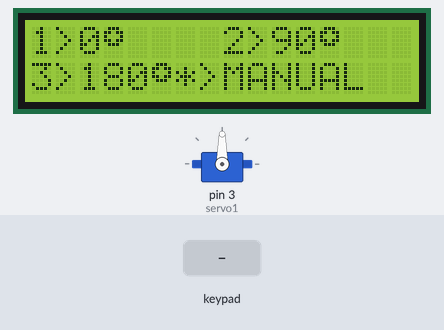
The sketch below on a simulated Arduino Uno, built with avr-gcc and run on an emulated ATmega328P. Parts: 16×2 character LCD, servo. The test bench sets the inputs (shaded band).

Above: at 1.2 s.
1.3 s: keypad keys 1 3 9 7 2 2 * pressed 0.4 s apart
At 4.4 s:
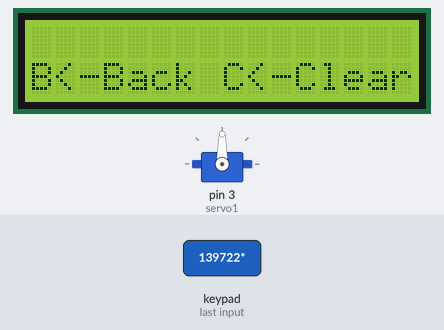
5.6 s: key 'A' pressed
At 6.8 s:
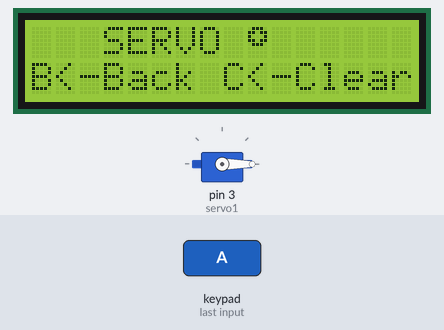
7.1 s: keypad keys 1 3 9 7 2 2 A pressed 0.4 s apart
At 10.6 s:
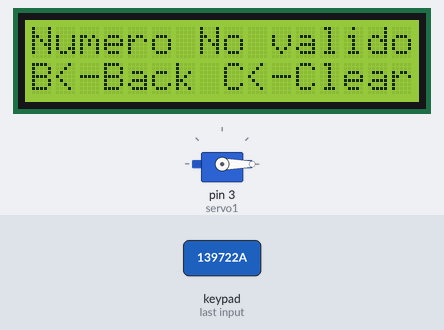
11.4 s: keypad keys 1 1 1 0 9 8 A pressed 0.4 s apart
At 14.5 s:
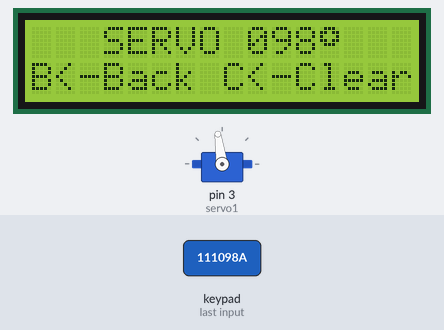
15.7 s: key '2' pressed
At 16.9 s:
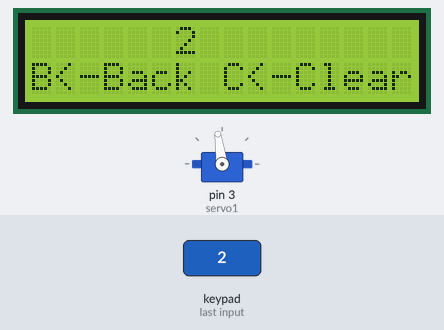
17.2 s: keypad keys 7 6 5 4 A pressed 0.4 s apart
At 20.1 s:
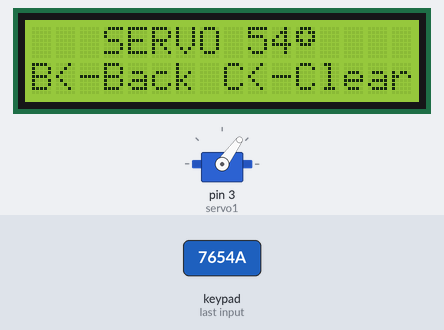
Timing chart, 0 to 21.6 s (numbered marks = the images above; inputs shaded):
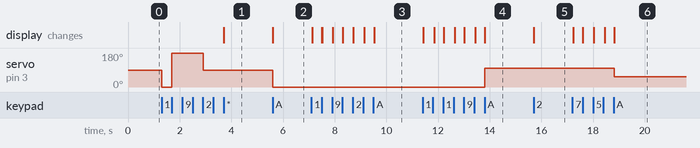

The sketch:

lcd_keypad_servo_arduino.ino
```cpp
/* AUTOR: CREATIVIDAD CODIFICADA
 *  www.creatividadcodificada.com
 *  NOMBRE DEL PROYECTO: LCD, KEYPAD Y SERVOMOTOR CON ARDUINO
 *
 *  ******* [ MENU CON LCD 16X2, KEYPAD 4X4 Y SERVOMOTOR GS90 CON ARDUINO ] *******
*/

#include <LiquidCrystal.h> // Librería para el manejo del LCD
#include <Keypad.h> // Librería para el manejo del teclado matricial
#include <Servo.h> // Librería para el manejo del servomotor

LiquidCrystal lcd(A0, A1, A2, A3, A4, A5); // Pines usados para el LCD
const byte filas = 4; // número de filas
const byte columnas = 4; // número de columnas

char teclas [filas][columnas] = {
  {'1','2','3','A'},
  {'4','5','6','B'},
  {'7','8','9','C'},
  {'*','0','#','D'}
  };
byte filaPines[filas]={11,10,9,8}; // Pines de conexion para el teclado matricial
byte columnaPines[columnas] = {7,6,5,4};
Keypad teclado = Keypad(makeKeymap(teclas),filaPines,columnaPines,filas, columnas);

// Caracter personalizado "°"
byte grados[8] = {
  0b01110,
  0b11011,
  0b10001,
  0b11011,
  0b01110,
  0b00000,
  0b00000,
  0b00000
  };
//Nombre asignado a nuestro servo
Servo servo1;

// Variables
char key;
String num, aux;
byte i = 0;
byte menu = 0;


void setup() {
  lcd.begin(16,2);
  lcd.createChar(0,grados);
  servo1.attach(3,720,2350);

}

void loop() {

  // Menu principal y el submenu
  if(menu == 0) menuPrincipal();
  if(menu == 1) manual();
}

void menuPrincipal()
{
  lcd.setCursor(0,0);
  lcd.print("1>0");
  lcd.write(byte(0));
  lcd.setCursor(8,0);
  lcd.print("2>90");
  lcd.write(byte(0));
  lcd.setCursor(0,1);
  lcd.print("3>180");
  lcd.write(byte(0));
  lcd.print("*>MANUAL");
  key = teclado.getKey();

  // Realizamos condicionales para escoger varias opciones desde el teclado matricial
  if(key == '*') {menu = 1; lcd.clear();}
  if(key == '1') servo1.write(0);
  if(key == '2') servo1.write(90);
  if(key == '3') servo1.write(180);
 }
void manual()
{
  lcd.setCursor(0,1);
  lcd.print("B<-Back");
  lcd.setCursor(8,1);
  lcd.print("C<-Clear");
  delay(50);

  key = teclado.getKey();
  if(key != NO_KEY)
  {
    switch(key)
    {
      case 'A':
        lcd.clear();
        lcd.setCursor(3,0);
        lcd.print("SERVO ");
        lcd.setCursor(9,0);
        lcd.print(aux);
        lcd.write(byte(0));
        if(aux.toInt()>180)
        {
          lcd.clear();
          lcd.setCursor(0,0);
          lcd.print("Numero No valido");
          }
        else
          servo1.write(aux.toInt());
          num = "";
          i = 0;
      break;
      case 'B':
        lcd.clear();
        menu = 0;
      break;
      case 'C':
        lcd.clear();
        i = 0;
        num = "";
      break;
      case 'D':
        // Añadir mas funciones si se lo requiere
      break;
      case '#':
        // Añadir mas funciones si se lo requiere
      break;
      case '*':
        // Añadir mas funciones si se lo requiere
      break;
      default:
        if(i < 3)
        {
          lcd.clear();
          lcd.setCursor(6,0);
          num = num + key;
          lcd.print(num);
          aux = num;
          i++;
          if(i == 3)
          {
            i = 0;
            num = "";
            }
          }
      break;
      }
    }
  }
```

Measured:
- after the input at 1.3 s, servo on pin 3 (servo1): 90° → 0° at once, → 180° 0.40 s later, → 90° 1.2 s later; the display: changes after 2.4 s (image 1)
- after the input at 5.6 s, servo on pin 3 (servo1): 90° → 0° at once; the display: first changes at once (image 2 shows a later state)
- after the input at 7.1 s, the display: first changes at once (image 3 shows a later state)
- after the input at 11.4 s, servo on pin 3 (servo1): 0° → 98° after 2.4 s; the display: first changes at once (image 4 shows a later state)
- after the input at 15.7 s, the display: first changes at once (image 5 shows a later state)
- after the input at 17.2 s, servo on pin 3 (servo1): 98° → 54° after 1.6 s; the display: first changes at once (image 6 shows a later state)
